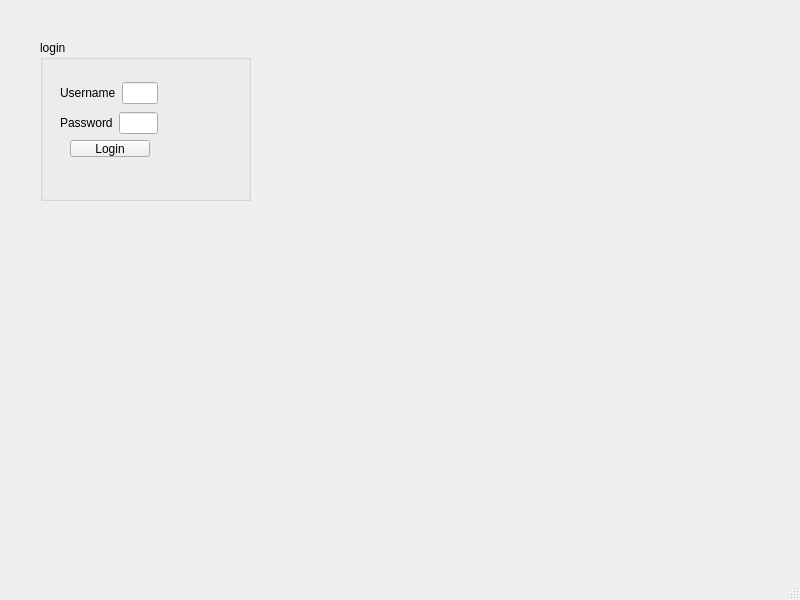
<?xml version="1.0" encoding="UTF-8"?>
<ui version="4.0">
 <class>login</class>
 <widget class="QMainWindow" name="login">
  <property name="geometry">
   <rect>
    <x>0</x>
    <y>0</y>
    <width>800</width>
    <height>600</height>
   </rect>
  </property>
  <property name="windowTitle">
   <string>MainWindow</string>
  </property>
  <widget class="QWidget" name="centralwidget">
   <widget class="QGroupBox" name="groupBox">
    <property name="geometry">
     <rect>
      <x>40</x>
      <y>40</y>
      <width>211</width>
      <height>161</height>
     </rect>
    </property>
    <property name="title">
     <string>login</string>
    </property>
    <widget class="QPushButton" name="pushButton">
     <property name="geometry">
      <rect>
       <x>30</x>
       <y>100</y>
       <width>80</width>
       <height>17</height>
      </rect>
     </property>
     <property name="text">
      <string>Login</string>
     </property>
    </widget>
    <widget class="QWidget" name="layoutWidget">
     <property name="geometry">
      <rect>
       <x>20</x>
       <y>40</y>
       <width>98</width>
       <height>56</height>
      </rect>
     </property>
     <layout class="QVBoxLayout" name="verticalLayout">
      <item>
       <layout class="QHBoxLayout" name="horizontalLayout_2">
        <item>
         <widget class="QLabel" name="label">
          <property name="text">
           <string>Username</string>
          </property>
         </widget>
        </item>
        <item>
         <widget class="QLineEdit" name="username"/>
        </item>
       </layout>
      </item>
      <item>
       <layout class="QHBoxLayout" name="horizontalLayout">
        <item>
         <widget class="QLabel" name="label_2">
          <property name="text">
           <string>Password</string>
          </property>
         </widget>
        </item>
        <item>
         <widget class="QLineEdit" name="password"/>
        </item>
       </layout>
      </item>
     </layout>
    </widget>
   </widget>
  </widget>
  <widget class="QMenuBar" name="menubar">
   <property name="geometry">
    <rect>
     <x>0</x>
     <y>0</y>
     <width>800</width>
     <height>21</height>
    </rect>
   </property>
  </widget>
  <widget class="QStatusBar" name="statusbar"/>
 </widget>
 <resources/>
 <connections/>
</ui>
